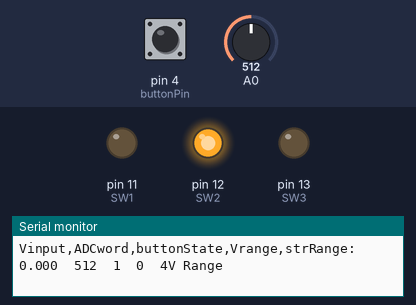
Bench run of a sketch on a simulated Arduino Uno, built with avr-gcc and run on an emulated ATmega328P. On the bench: output pins drawn as LEDs (lit = HIGH), the last lines printed to the serial monitor. The inputs (shaded band) are chosen by the test bench; at power-on: pin 4 (buttonPin) HIGH, A0 = 512.

Above: at 1.2 s.
1.3 s: pin 4 (buttonPin) pulled LOW for 0.3 s
At 2.0 s:
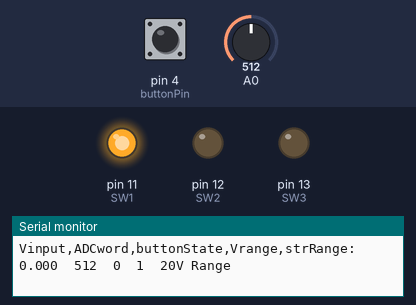
3.1 s: pin 4 (buttonPin) pulled LOW for 1 s
At 3.9 s:
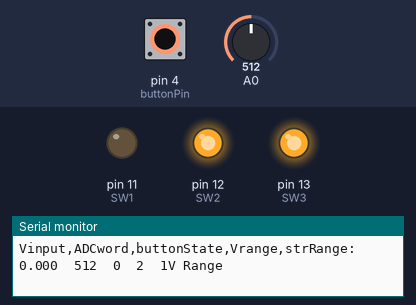
5.6 s: A0 set to 53
7.1 s: A0 set to 46
9.3 s: pin 4 (buttonPin) pulled LOW for 3.2 s
At 9.8 s:
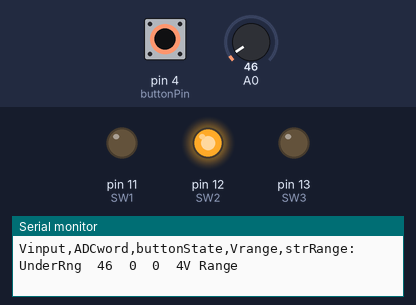
Timing chart, 0 to 12.3 s (numbered marks = the images above; inputs shaded):
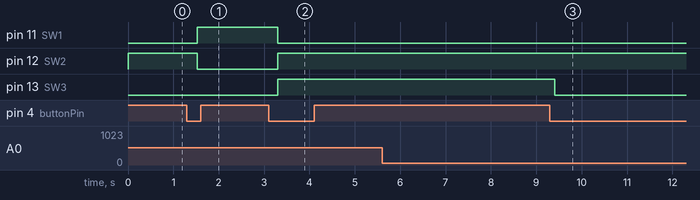

The sketch:

DVM_discovery_3range_bipolar_1.ino
```cpp
/*
  DVM1 3-Range Bipolar Input

  Read ADC and convert to voltage at input.
  Display Vinput at PC screen
  Change Vrange on Button press
*/

int Vrange = 0;     // 0 - 4V Range, 1 - 20V Range
int ADCword = 0;    // ADC value (counts)
float Vinput = 0;   // input voltage (V)
float Vref = 5.0;   // reference voltage

char strRange[20];  // range name

// Rdivider
float R1 = 825000;
float R2 = 200000;

// Amplifier
float R5 = 10000;
float R6 = 30100;

// Scale and Shift network
float R7 = 10000;
float R8 = 10000;
float Kscale = R8/(R7+R8);
float Vshift = Vref*R7/(R7+R8);

// Gain
float Kdiv = 1;
float Kamp = 1;
float Ktot = 1;

// switch control
const int SW1 = 11;           // sw1 control
const int SW2 = 12;           // sw2 control
const int SW3 = 13;           // sw2 control
const int buttonPin = 4;     // pushbutton input

// pushbutton press
int buttonState = 1;        // current state of the button
int lastButtonState = 1;    // previous state of the button

// the setup routine runs once *****************************
void setup() {
  // initialize serial communication at 9600 bits per second:
  Serial.begin(9600);

  // configure digital pins
  pinMode(SW1, OUTPUT);               // set as output
  pinMode(SW2, OUTPUT);               // set as output
  pinMode(SW3, OUTPUT);               // set as output
  pinMode(buttonPin, INPUT_PULLUP);   // set as input

  // default standard range (no gains)
  Vrange = 0;

  // divider direct in
  digitalWrite(SW1, LOW);   // sw1 ON
  digitalWrite(SW2, HIGH);  // sw2 OFF
  // Amplifier unity gain
  digitalWrite(SW3, LOW);  // sw3 ON

}


// the loop routine runs continuously **********************
void loop() {

  // read analog input from ADC at pin A0
  ADCword = analogRead(A0);

  // calc scale and shift
  float Kscale = R8/(R7+R8);
  float Vshift = Vref*R7/(R7+R8);

  // calc total scaling
  if (Vrange == 0) {  // Standard
    Kdiv = 1;
    Kamp = 1;
    Ktot = Kdiv * Kamp * Kscale;
  }
  else if (Vrange == 1) {  // High Range
    Kdiv = R2/(R1+R2);
    Kamp = 1;
    Ktot = Kdiv * Kamp * Kscale;
  }
  else if (Vrange == 2) {  // Lo Range
    Kdiv = 1;
    Kamp = (R6/R5+1);
    Ktot = Kdiv * Kamp * Kscale;
  }

  // convert ADC counts to input voltage
  // Vinput = ADCvalue * Vref/2^N * 1/Kdiv
  Vref = 5.0;
  Vinput = (ADCword*(Vref/1024) - Vshift)*1/(Ktot);

  // read Vrange Pushbutton
  buttonState = digitalRead(buttonPin);

  // check for Hi to Lo transition
  if (lastButtonState == 1 && buttonState == 0) {

    // if transition, then increment voltage range
    Vrange++;

    // reset to 0 if need
    if (Vrange > 2) {
      Vrange = 0;
    }

  }

  // update last state
  lastButtonState = buttonState;

    // set Vrange switches at R Divider and Amp
  if (Vrange == 0) { // Standard Range
    // sw to straight in
    digitalWrite(SW1, LOW);   // sw1 ON
    digitalWrite(SW2, HIGH);  // sw2 OFF
    // Amplifier unity gain
    digitalWrite(SW3, LOW);  // sw3 ON
    // name range
    sprintf(strRange, "4V Range");
  }

  if (Vrange == 1) { // High Voltage
    // sw to divider tap
    digitalWrite(SW1, HIGH);  // sw1 OFF
    digitalWrite(SW2, LOW);   // sw2 ON
    // Amplifier unity gain
    digitalWrite(SW3, LOW);  // sw2 ON
    // name range
    sprintf(strRange, "20V Range");
  }

  if (Vrange == 2) {  // Low Voltage
    // sw to straight in
    digitalWrite(SW1, LOW);   // sw1 ON
    digitalWrite(SW2, HIGH);  // sw2 OFF
    // Amplifier Gain
    digitalWrite(SW3, HIGH);  // sw3 OFF
    // name range
    sprintf(strRange, "1V Range");
  }

  // time delay (ms) for approx 4 readings per second
  delay(250);

  // print out the values to computer as ASCII

  Serial.print("Vinput,ADCword,buttonState,Vrange,strRange:\t");
  if(ADCword > (1023 - 51)){     // check overange 95% to max
        Serial.print("OverRng");
  }
  else if (ADCword < 51){  // check under range 5% of max
        Serial.print("UnderRng");
  }
  else {
        Serial.print(Vinput,3);
  }
  Serial.print("\t");
  Serial.print(ADCword);
  Serial.print("\t");
  Serial.print(buttonState);
  Serial.print("\t");
  Serial.print(Vrange);
  Serial.print("\t");
  Serial.println(strRange);
}
```

Measured:
- after the input at 1.3 s, pin 11 (SW1): LOW → HIGH after 0.22 s; pin 12 (SW2): HIGH → LOW after 0.22 s
- after the input at 3.1 s, pin 11 (SW1): HIGH → LOW after 0.20 s; pin 12 (SW2), pin 13 (SW3): LOW → HIGH after 0.20 s
- after the input at 9.3 s, pin 13 (SW3): HIGH → LOW after 0.10 s
